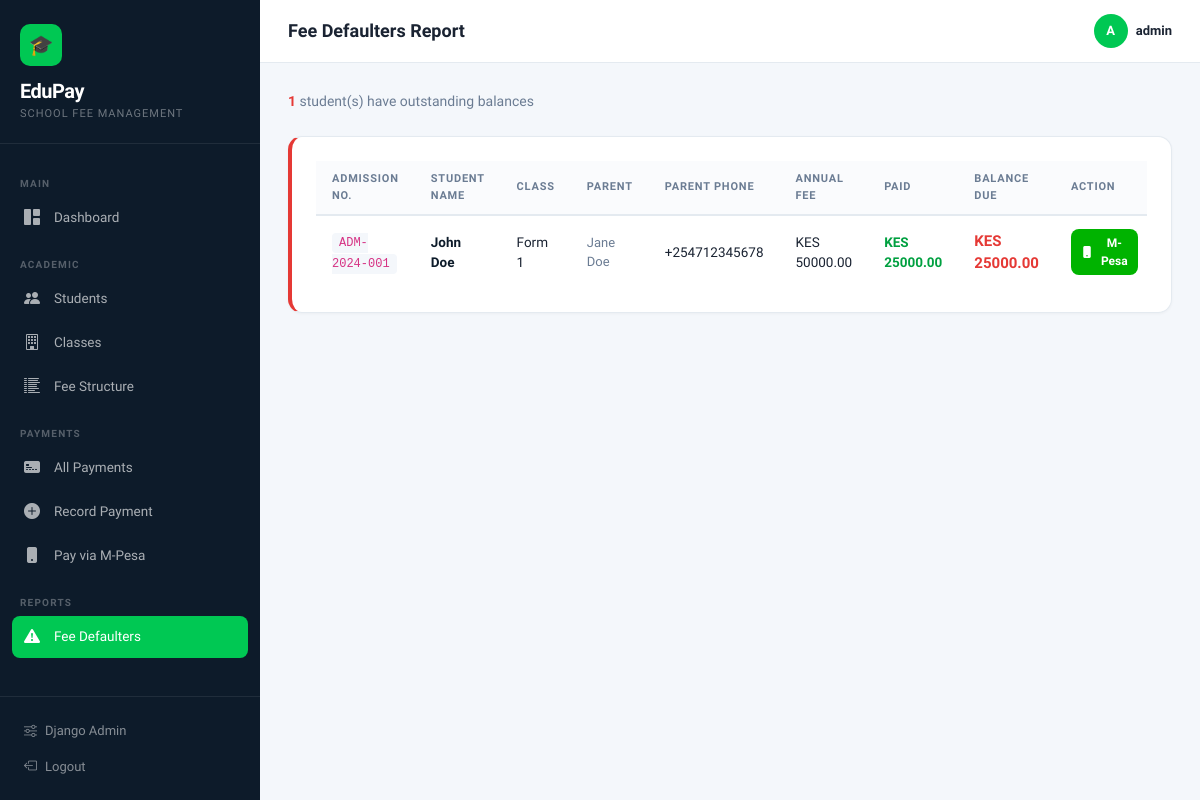
Before: /reports/defaulters/ (signed in) with the older database file.
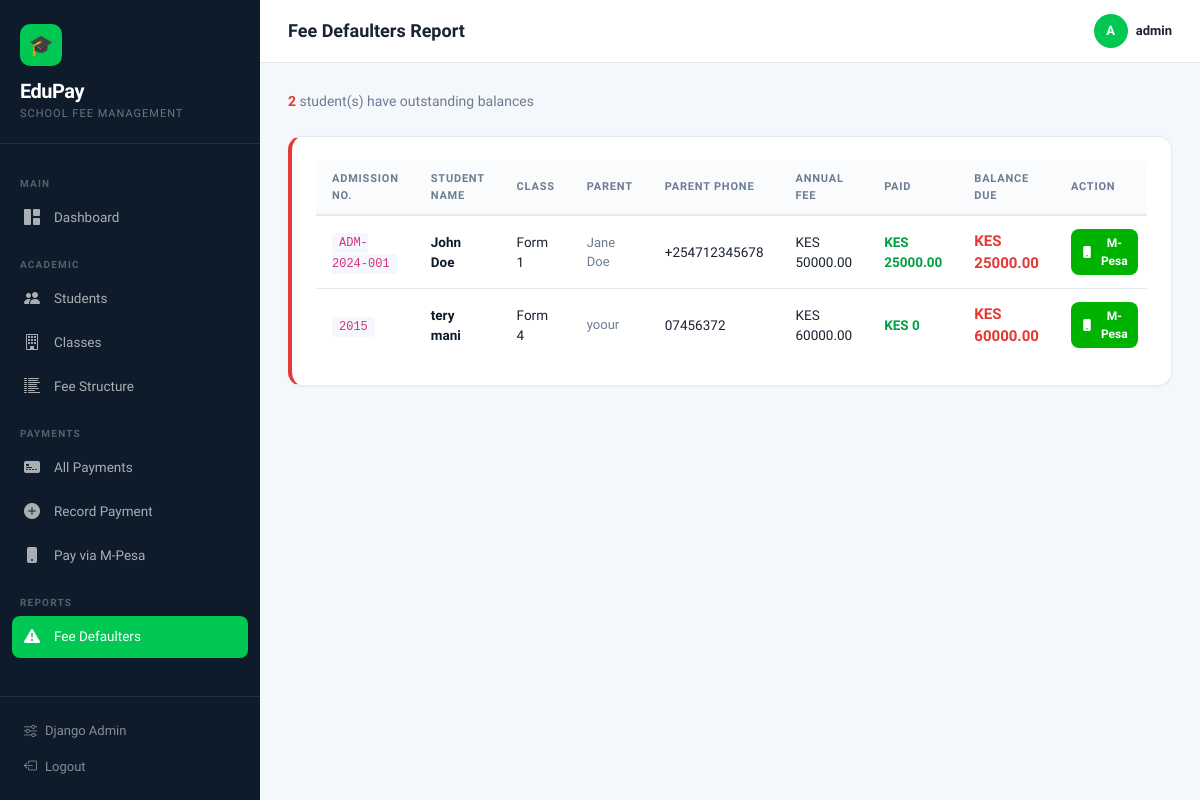
After: the same page with the newer database file.
### fees/models.py (models this page shows, shortened)
class Student(models.Model):
    GENDER_CHOICES = [('M', 'Male'), ('F', 'Female'), ('O', 'Other')]
    STATUS_CHOICES = [('active', 'Active'), ('inactive', 'Inactive'), ('graduated', 'Graduated')]
    admission_number = models.CharField(max_length=20, unique=True)
    first_name = models.CharField(max_length=100)
    last_name = models.CharField(max_length=100)
    gender = models.CharField(max_length=1, choices=GENDER_CHOICES)
    date_of_birth = models.DateField(null=True, blank=True)
    student_class = models.ForeignKey(Class, on_delete=models.SET_NULL, null=True, related_name='students')
    parent_name = models.CharField(max_length=200)
    parent_phone = models.CharField(max_length=15)  # Used for M-Pesa STK Push
    parent_email = models.EmailField(blank=True)
    status = models.CharField(max_length=10, choices=STATUS_CHOICES, default='active')
    date_enrolled = models.DateField(default=timezone.now)
    photo = models.ImageField(upload_to='students/', null=True, blank=True)
    class Meta:
        ordering = ['last_name', 'first_name']
    @property
    def full_name(self):
        return f"{self.first_name} {self.last_name}"
    @property
    def total_paid(self):
        return sum(p.amount for p in self.payments.filter(status='completed'))
    @property
    def balance(self):
        if self.student_class:
            return self.student_class.annual_fee - self.total_paid
        return 0
    @property
    def is_defaulter(self):
        return self.balance > 0

class Class(models.Model):
    name = models.CharField(max_length=50)          # e.g. "Form 1", "Grade 6"
    level = models.CharField(max_length=50, blank=True)
    annual_fee = models.DecimalField(max_digits=10, decimal_places=2, default=0)
    class Meta:
        verbose_name_plural = "Classes"
        ordering = ['name']

class Payment(models.Model):
    STATUS_CHOICES = [
        ('pending', 'Pending'),
        ('completed', 'Completed'),
        ('failed', 'Failed'),
        ('cancelled', 'Cancelled'),
    ]
    METHOD_CHOICES = [
        ('mpesa', 'M-Pesa'),
        ('cash', 'Cash'),
        ('bank', 'Bank Transfer'),
        ('cheque', 'Cheque'),
    ]
    TERM_CHOICES = [('1', 'Term 1'), ('2', 'Term 2'), ('3', 'Term 3'), ('annual', 'Annual')]
    student = models.ForeignKey(Student, on_delete=models.CASCADE, related_name='payments')
    amount = models.DecimalField(max_digits=10, decimal_places=2)
    method = models.CharField(max_length=10, choices=METHOD_CHOICES, default='mpesa')
    status = models.CharField(max_length=10, choices=STATUS_CHOICES, default='pending')
    term = models.CharField(max_length=10, choices=TERM_CHOICES, default='1')
    year = models.PositiveIntegerField(default=timezone.now().year)
    reference = models.CharField(max_length=100, blank=True)          # Receipt / M-Pesa ref
    mpesa_checkout_id = models.CharField(max_length=100, blank=True)  # STK push checkout ID
    mpesa_receipt = models.CharField(max_length=50, blank=True)       # Final M-Pesa receipt
    phone_number = models.CharField(max_length=15, blank=True)
    notes = models.TextField(blank=True)
    created_at = models.DateTimeField(auto_now_add=True)
    updated_at = models.DateTimeField(auto_now=True)
    class Meta:
        ordering = ['-created_at']

### fees/views.py (the view)
# urls.py: path('reports/defaulters/', views.defaulters_report, name='defaulters_report'),
@login_required
def defaulters_report(request):
    students = Student.objects.filter(status='active').select_related('student_class')
    defaulters = [s for s in students if s.is_defaulter]
    return render(request, 'fees/defaulters.html', {'defaulters': defaulters})

### fees/templates/fees/defaulters.html (shortened to what this page needs)
{% extends 'base.html' %}
{% block page_title %}Fee Defaulters Report{% endblock %}
{% block content %}
<div class="d-flex justify-content-between align-items-center mb-4">
  <div>
    <p class="mb-0" style="color:#6b7c93; font-size:14px;">
      <span style="color:#e53935; font-weight:700;">{{ defaulters|length }}</span> student(s) have outstanding balances
    </p>
  </div>
</div>
{% if defaulters %}
<div class="ep-card" style="border-left:4px solid #e53935;">
  <div class="table-responsive">
    <table class="ep-table">
      <thead>
        <tr>
          <th>Admission No.</th>
          <th>Student Name</th>
          <th>Class</th>
          <th>Parent</th>
          <th>Parent Phone</th>
          <th>Annual Fee</th>
          <th>Paid</th>
          <th>Balance Due</th>
          <th>Action</th>
        </tr>
      </thead>
      <tbody>
        {% for student in defaulters %}
        <tr>
          <td><code style="font-size:12px; background:#f4f7fb; padding:3px 7px; border-radius:4px;">{{ student.admission_number }}</code></td>
          <td>
            <a href="{% url 'student_detail' student.pk %}" style="font-weight:600; color:#0d1b2a; text-decoration:none;">
              {{ student.full_name }}
            </a>
          </td>
          <td>{{ student.student_class.name|default:"—" }}</td>
          <td style="font-size:13px; color:#6b7c93;">{{ student.parent_name }}</td>
          <td>{{ student.parent_phone }}</td>
          <td>KES {{ student.student_class.annual_fee|default:"0" }}</td>
          <td style="color:#00a040; font-weight:600;">KES {{ student.total_paid }}</td>
          <td>
            <strong style="color:#e53935; font-size:15px;">KES {{ student.balance }}</strong>
          </td>
          <td>
            <a href="{% url 'mpesa_pay' %}?student={{ student.pk }}" class="btn-mpesa btn btn-sm" style="font-size:12px; padding:5px 10px;">
              <i class="bi bi-phone-fill"></i> M-Pesa
            </a>
          </td>
        </tr>
        {% endfor %}
      </tbody>
    </table>
  </div>
</div>
{% else %}
<div class="ep-card text-center py-5">
  <div style="font-size:56px; margin-bottom:16px;">🎉</div>
  <h5 style="font-weight:800; margin-bottom:8px; color:#00a040;">All fees cleared!</h5>
  <p style="color:#6b7c93; font-size:14px;">No students have outstanding balances. Great work!</p>
</div>
{% endif %}
{% endblock %}

Changed rows visible on the page:
added Student: admission_number "2015", full_name "tery mani", student_class.name "Form 4", parent_name "yoour", parent_phone "07456372", student_class.annual_fee "60000.00", total_paid "0", balance "60000.00"
Other visible differences:
{{ defaulters|length }}: "1" → "2"
